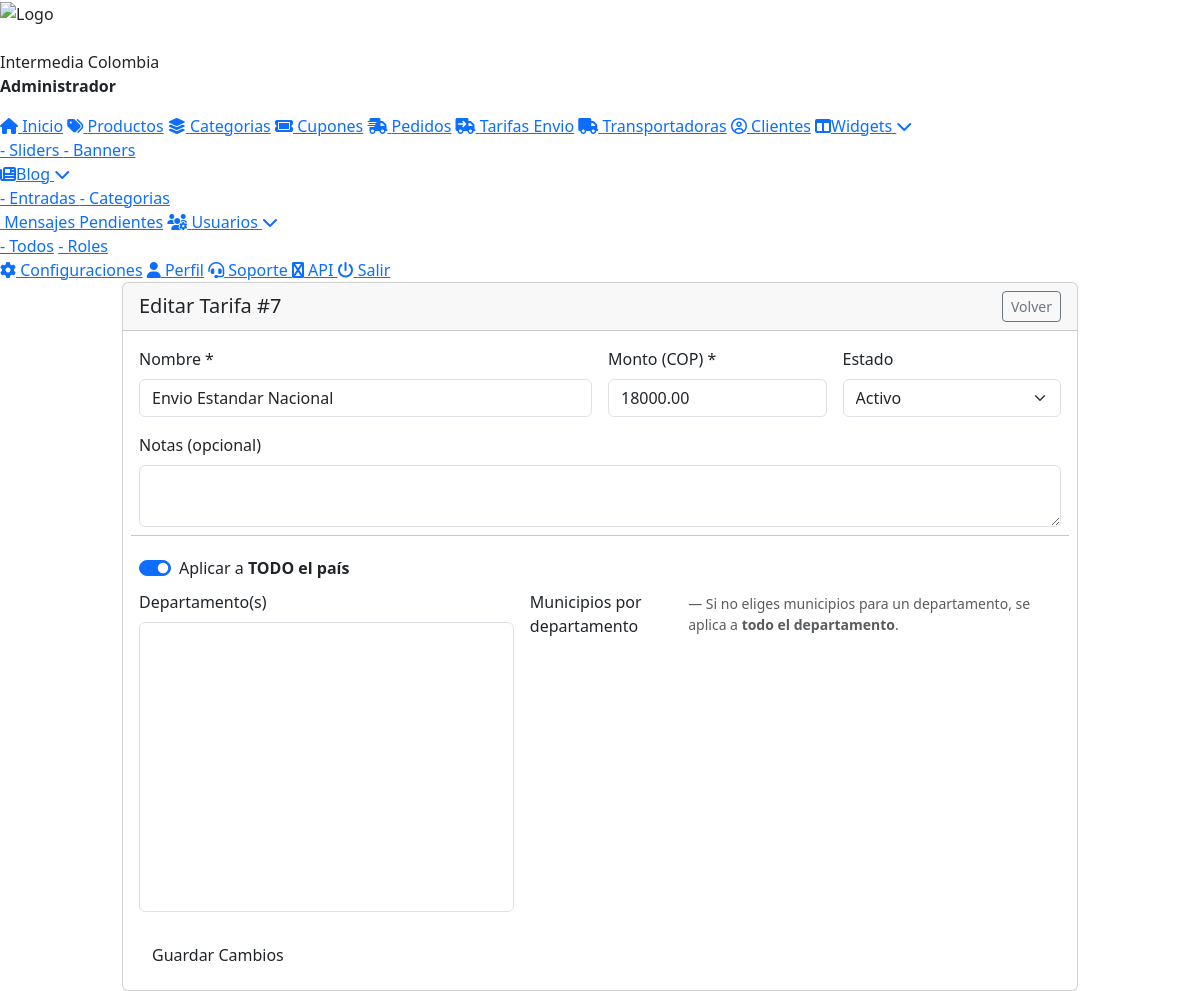
The page /admin/shipping_rates/rate_edit.php?id=7 (signed in) on the database its author committed.
### tables this page shows
CREATE TABLE `roles` (
  `id` int NOT NULL,
  `name` varchar(50) NOT NULL,
  `description` text,
  `created_at` timestamp NULL DEFAULT CURRENT_TIMESTAMP,
  `updated_at` timestamp NULL DEFAULT CURRENT_TIMESTAMP ON UPDATE CURRENT_TIMESTAMP,
  `borrado` tinyint NOT NULL DEFAULT '0'
);

CREATE TABLE `shipping_rates` (
  `id` int NOT NULL,
  `name` varchar(120) NOT NULL,
  `amount` decimal(10,2) NOT NULL DEFAULT '0.00',
  `type` enum('flat') NOT NULL DEFAULT 'flat',
  `status` enum('active','inactive') NOT NULL DEFAULT 'active',
  `notes` text,
  `deleted` tinyint(1) NOT NULL DEFAULT '0',
  `created_at` timestamp NOT NULL DEFAULT CURRENT_TIMESTAMP,
  `updated_at` timestamp NULL DEFAULT NULL ON UPDATE CURRENT_TIMESTAMP
);

CREATE TABLE `shipping_rate_locations` (
  `id` int NOT NULL,
  `rate_id` int NOT NULL,
  `department` varchar(80) NOT NULL,
  `city` varchar(120) DEFAULT NULL
);

### admin/login/session.php (called while the page is built, shortened)
<?php
require_once __DIR__ . '/../../inc/config.php';
try {
    $pdo = new PDO("mysql:host=$host;dbname=$dbname;charset=utf8", $dbuser, $dbpass);
    $pdo->setAttribute(PDO::ATTR_ERRMODE, PDO::ERRMODE_EXCEPTION);
} catch (PDOException $e) {
    die("Error de conexión: " . $e->getMessage());
}
$nombre    = $_SESSION["user"]["nombre"];
$apellido  = $_SESSION["user"]["apellido"];
$rol_id    = $_SESSION["user"]["rol_id"];
try {
    $stmtRol = $pdo->prepare("SELECT name FROM roles WHERE id = :rol_id LIMIT 1");
    $stmtRol->execute([':rol_id' => $rol_id]);
    $rolData = $stmtRol->fetch(PDO::FETCH_ASSOC);
    $rolUser = $rolData ? $rolData['name'] : 'Sin Rol';
} catch (PDOException $e) {
    $rolUser = 'Sin Rol';
}
?>

### inc/config.php (called while the page is built, shortened)
<?php
$url = URLBASE;

### admin/shipping_rates/rate_edit.php (the view, shortened to what this page needs)
<?php require_once __DIR__ . '/../login/session.php'; ?>
<?php require_once __DIR__ . '/shipping_controller.php'; ?>
<?php
$pdo = ship_db();
$id = (int)($_GET['id'] ?? 0);
$rate = $pdo->prepare("SELECT * FROM shipping_rates WHERE id=? AND deleted=0 LIMIT 1");
$rate->execute([$id]);
$rate = $rate->fetch();
$locs = $pdo->prepare("SELECT department, city FROM shipping_rate_locations WHERE rate_id=? ORDER BY department, city");
$locs->execute([$id]);
$rows = $locs->fetchAll();
$allCountry = false;
foreach($rows as $r){
  if ($r['department'] === '*') { $allCountry = true; continue; }
}
?>
<!doctype html>
<html lang="es">
<head>
  <?php require_once __DIR__ . '/../inc/header.php'; ?>
</head>
<body>
<?php require_once __DIR__ . '/../inc/menu.php'; ?>
<div class="container" style="max-width:980px;">
  <div class="card">
    <div class="card-header d-flex align-items-center justify-content-between">
      <h5 class="mb-0">Editar Tarifa #<?= (int)$rate['id'] ?></h5>
      <a class="btn btn-outline-secondary btn-sm" href="<?= $url ?>/admin/shipping_rates/">Volver</a>
    </div>
    <div class="card-body">
      <form method="post" id="formTarifa" action="rates_controller_edit.php">
        <div class="row g-3">
          <div class="col-md-6">
            <label class="form-label">Nombre *</label>
            <input type="text" name="name" class="form-control" required value="<?= htmlspecialchars($rate['name']) ?>">
          </div>
          <div class="col-md-3">
            <label class="form-label">Monto (COP) *</label>
            <input type="number" step="0.01" min="0" name="amount" class="form-control" required value="<?= htmlspecialchars($rate['amount']) ?>">
          </div>
          <div class="col-md-3">
            <label class="form-label">Estado</label>
            <select name="status" class="form-select">
              <option value="active"  <?= $rate['status']==='active'?'selected':'' ?>>Activo</option>
            </select>
          </div>
          <div class="col-12">
            <label class="form-label">Notas (opcional)</label>
            <textarea name="notes" rows="2" class="form-control"><?= htmlspecialchars($rate['notes'] ?? '') ?></textarea>
          </div>
          <hr class="mt-2 mb-1">
          <div class="col-12">
            <div class="form-check form-switch">
              <input class="form-check-input" type="checkbox" id="all_country" name="all_country" <?= $allCountry?'checked':'' ?>>
              <label class="form-check-label" for="all_country">Aplicar a <strong>TODO el país</strong></label>
            </div>
          </div>
          <div class="col-md-5 mt-2 coverage-block">
            <label class="form-label">Departamento(s)</label>
            <select id="departments" name="departments[]" class="form-select" size="12" multiple></select>
          </div>
          <div class="col-md-7 mt-2 coverage-block">
            <div class="d-flex gap-2 align-items-center">
              <label class="form-label mb-0">Municipios por departamento</label>
              <span class="text-muted small">— Si no eliges municipios para un departamento, se aplica a <strong>todo el departamento</strong>.</span>
            </div>
          </div>
        </div>
        <div class="mt-4">
          <button type="submit" class="btn btn-brand">Guardar Cambios</button>
        </div>
      </form>
    </div>
  </div>
</div>
</body>
</html>

### admin/inc/menu.php (shortened to what this page needs)
<div class="menu">
        <div class="logo-container">
            <img src="<?php echo URLBASE; ?><?php echo SITE_LOGO; ?>?<?php echo time()?>" alt="Logo">
			 <br><br>
   <?php echo htmlspecialchars($nombre . " " . $apellido); ?>
    <p><strong><?php echo htmlspecialchars($rolUser); ?></strong></p>
        </div>
	<a href="<?php echo URLBASE;?>/admin/" onclick="closeSubmenus()"><i class="fa fa-home"></i> Inicio</a>
	<a href="<?php echo URLBASE;?>/admin/products/" onclick="closeSubmenus()"><i class="fa-solid fa-tags"></i> Productos</a>
	<a href="<?php echo URLBASE;?>/admin/categories/" onclick="closeSubmenus()"><i class="fa-solid fa-layer-group"></i> Categorias</a>
	<a href="<?php echo URLBASE;?>/admin/coupons/" onclick="closeSubmenus()"><i class="fa-solid fa-ticket"></i> Cupones</a>
	<a href="<?php echo URLBASE;?>/admin/orders/" onclick="closeSubmenus()"><i class="fa-solid fa-truck-fast"></i> Pedidos</a>
	<a href="<?php echo URLBASE;?>/admin/shipping_rates/" onclick="closeSubmenus()"><i class="fa-solid fa-truck-arrow-right"></i> Tarifas Envio</a>
	<a href="<?php echo URLBASE;?>/admin/transporters/" onclick="closeSubmenus()"><i class="fa-solid fa-truck"></i> Transportadoras</a>
	<a href="<?php echo URLBASE;?>/admin/clients/" onclick="closeSubmenus()"><i class="fa-regular fa-circle-user"></i> Clientes</a>
	<a href="#" class="has-submenu" onclick="toggleSubmenu(event)">
        <i class="fa-solid fa-table-columns"></i>Widgets <i class="fa fa-chevron-down"></i>
    </a>
    <div class="submenu">
            <a href="<?php echo URLBASE;?>/admin/sliders/" onclick="closeSubmenus()">- Sliders
            </a>
			<a href="<?php echo URLBASE;?>/admin/banners/" onclick="closeSubmenus()">- Banners
            </a>
    </div>
	<a href="#" class="has-submenu" onclick="toggleSubmenu(event)">
        <i class="fa-solid fa-newspaper"></i>Blog <i class="fa fa-chevron-down"></i>
    </a>
    <div class="submenu">
            <a href="<?php echo URLBASE;?>/admin/blog/" onclick="closeSubmenus()">- Entradas
            </a>
		<a href="<?php echo URLBASE;?>/admin/blog/categories.php" onclick="closeSubmenus()">- Categorias
            </a>
    </div>
	<?php if (isset($_SESSION["user_permissions"]) && in_array('Ver Mensajes Pendientes', $_SESSION["user_permissions"])): ?>
	 <a href="<?php echo URLBASE;?>/admin/ws_outbox/" onclick="closeSubmenus()"><i class="fa fa-clock-o"></i> Mensajes Pendientes</a>
	<?php endif; ?>
	 <?php if (isset($_SESSION["user_permissions"]) && in_array('Ver y Editar Usuarios', $_SESSION["user_permissions"])): ?>
	<a href="#" class="has-submenu" onclick="toggleSubmenu(event)"><i class="fa-solid fa-users-gear"></i> Usuarios <i class="fa fa-chevron-down"></i></a>
        <div class="submenu">
	 <a href="<?php echo URLBASE;?>/admin/users/" onclick="closeSubmenus()">- Todos</a>
	<?php if (isset($_SESSION["user_permissions"]) && in_array('Gestionar Roles', $_SESSION["user_permissions"])): ?>
	<a href="<?php echo URLBASE;?>/admin/users/roles.php" onclick="closeSubmenus()">- Roles</a>
	<?php endif; ?>
	</div>
	 <?php endif; ?>
	<a href="<?php echo URLBASE;?>/admin/config/" onclick="closeSubmenus()"><i class="fa fa-cog"></i> Configuraciones</a>
	<a href="<?php echo URLBASE;?>/admin/profile/" onclick="closeSubmenus()"><i class="fa fa-user"></i> Perfil</a>
    <a href="<?php echo URLBASE;?>/admin/support/" onclick="closeSubmenus()"><i class="fas fa-headset"></i> Soporte </a>
    <a href="https://app.360messenger.com/index.php?rp=/login" target="_blank" onclick="closeSubmenus()"><i class="fa fa-whatsapp"></i> API </a>
  <a href="<?php echo URLBASE;?>/admin/login/logout.php" onclick="closeSubmenus()">
    <i class="fa fa-power-off"></i> Salir
  </a>
</div>

### rows shown on the page
roles: name "Administrador"
shipping_rates: id "7", name "Envio Estandar Nacional", amount "18000.00", status "Activo"
shipping_rate_locations: department "☑"

### other values the page prints
$nombre . " " . $apellido "Intermedia Colombia"
